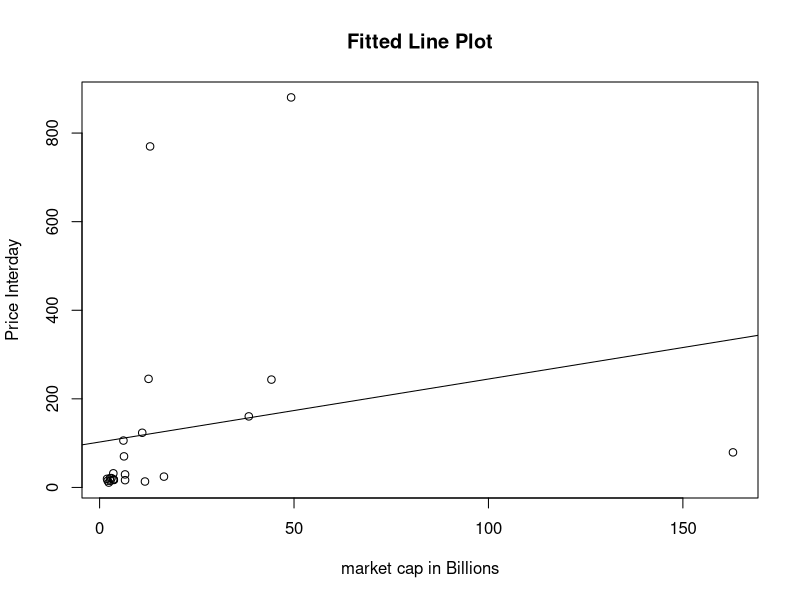
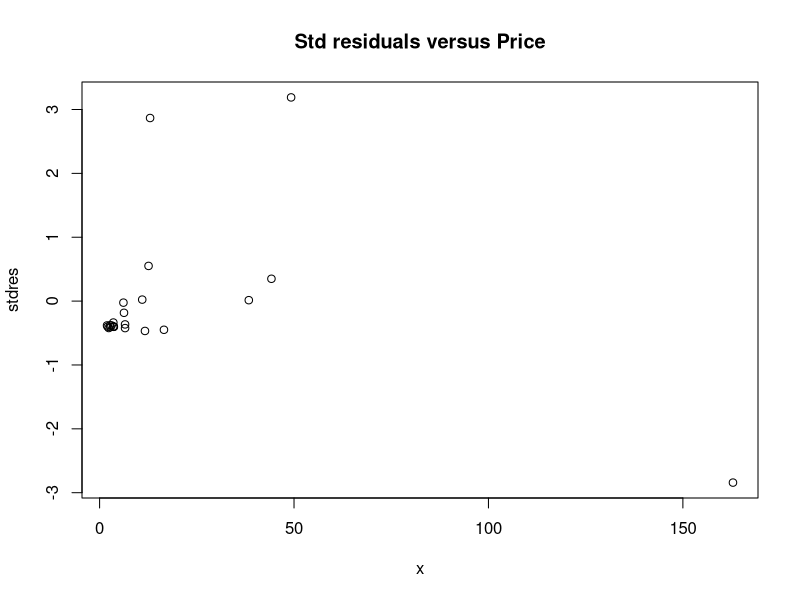
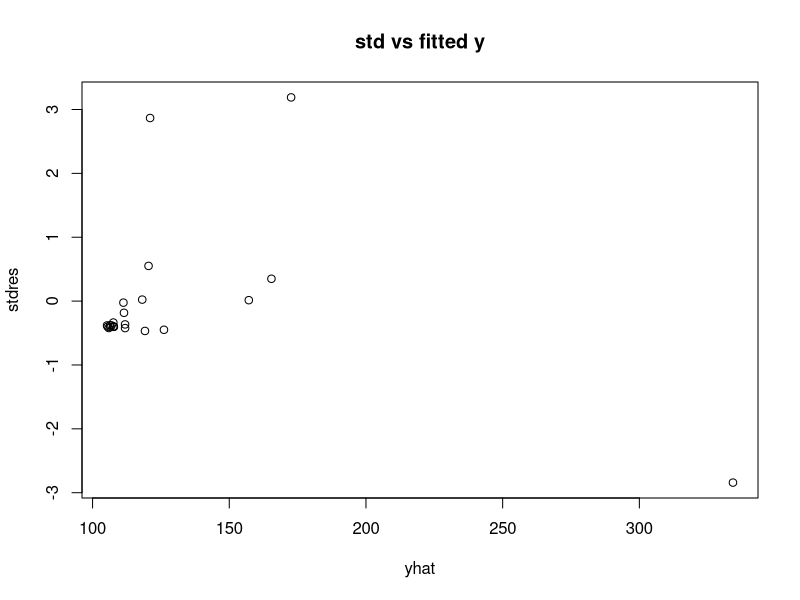
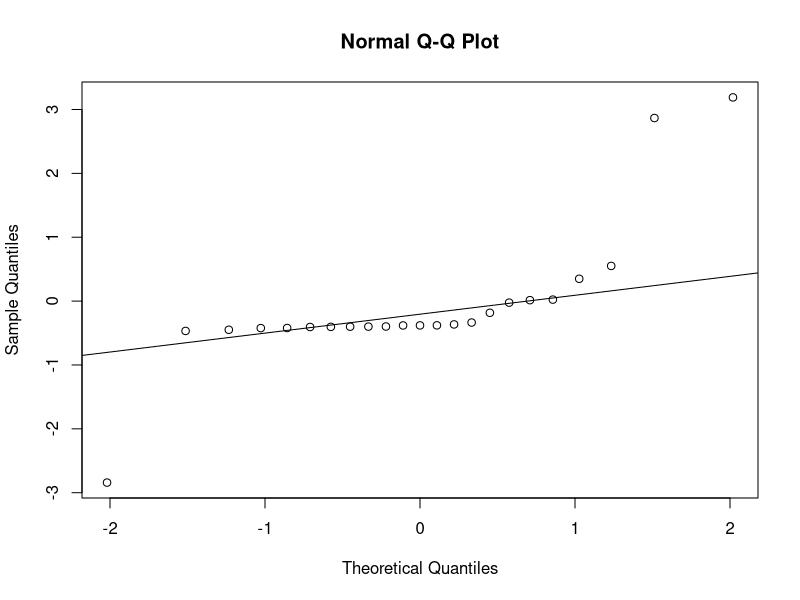

Source code (R) for these figures, in order:
setwd("C:/Users/maxim/OneDrive/Documents")
getwd()
Market<- read.csv("FinalMarkets.csv")
y<-Market$Price
x<-Market$MarketCap
model <- lm(y~x)
summary(model)
coef(model)
plot(x,y, main="Fitted Line Plot",xlab="market cap in Billions", ylab="Price Interday")
abline(model)
anova(model)
stdres <- rstandard(model)
yhat <- fitted(model)
plot(x,stdres, main="Std residuals versus Price")
plot(yhat,stdres,main="std vs fitted y")
qqnorm(stdres)
qqline(stdres)
critical<-qf(0.95,1,21,)
0.9823>critical